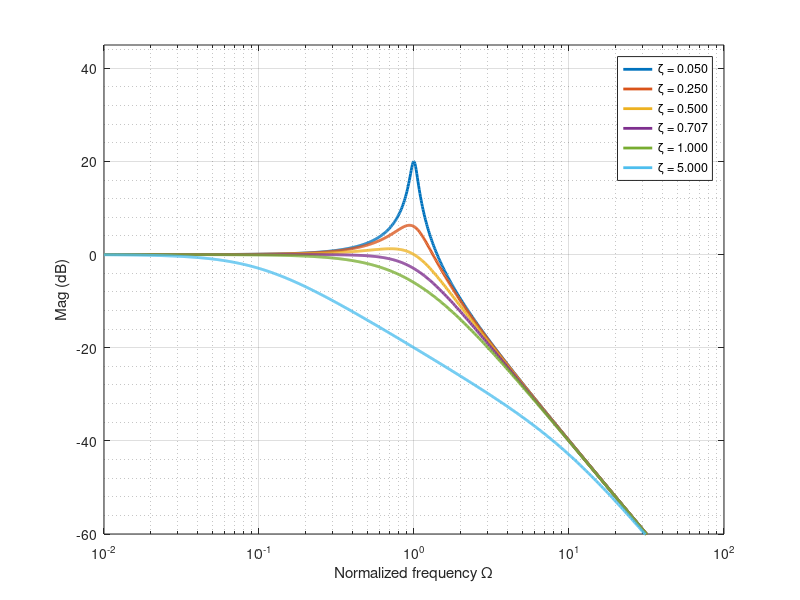

Here is the MATLAB script that generated this plot: (Note: this script raises an error after producing the figure.)
% inspired by http://www.kves.uniza.sk/kvesnew/dokumenty/DREP/Filters/SecondOrderFilters.pdf

zeta = [0.05 0.25 0.5 sqrt(2)/2 1.0 5.0];

N = 1000;
w = logspace(-2, 2, N);
t = linspace(0, 10, N);

mag = [];
phs = [];
steps = [];

legend_labels = cell(length(zeta), 1);
for i = 1:length(zeta)
    H = tf([1], [1 2*zeta(i) 1]);
    [m, p] = bode(H, w);
    mag = [mag reshape(m, N, 1)];
    phs = [phs reshape(p, N, 1)];
    
    y = step(H, t);
    steps = [steps reshape(y, N, 1)];
    
    legend_labels{i} = sprintf('\\zeta = %5.3f', zeta(i));
end

fig = figure()
set(fig, 'Position', [0 0 600 250])
h = semilogx (w ,20*log10(mag));
set(h ,'LineWidth', 2.0);
grid on;
grid minor;
xlabel('Normalized frequency \Omega');
ylabel('Mag (dB)');
xlim([w(1) w(end)]);
ylim([-60 45]);
legend(legend_labels);
matlab2tikz('../figures/2nd_order_filter_mag.tex')
close all;

fig = figure()
set(fig, 'Position', [0 0 600 250])
h = semilogx(w, phs);
set(h ,'LineWidth', 2.0);
grid on;
grid minor;
xlabel('Normalized frequency \Omega');
ylabel('Phase (deg)');
xlim ([w(1) w(end)]);
ylim ([-190 10]);
legend(legend_labels);
matlab2tikz('../figures/2nd_order_filter_phase.tex')
close all;

fig = figure()
set(fig, 'Position', [0 0 600 250])
h = plot(t, steps);
set(h ,'LineWidth', 2.0);
grid on;
grid minor;
xlabel('Time');
ylabel('Output (voltage for example)');
xlim ([t(1) t(end)]);
ylim ([0 2]);
legend(legend_labels);
matlab2tikz('../figures/2nd_order_filter_step_response.tex')
close all;